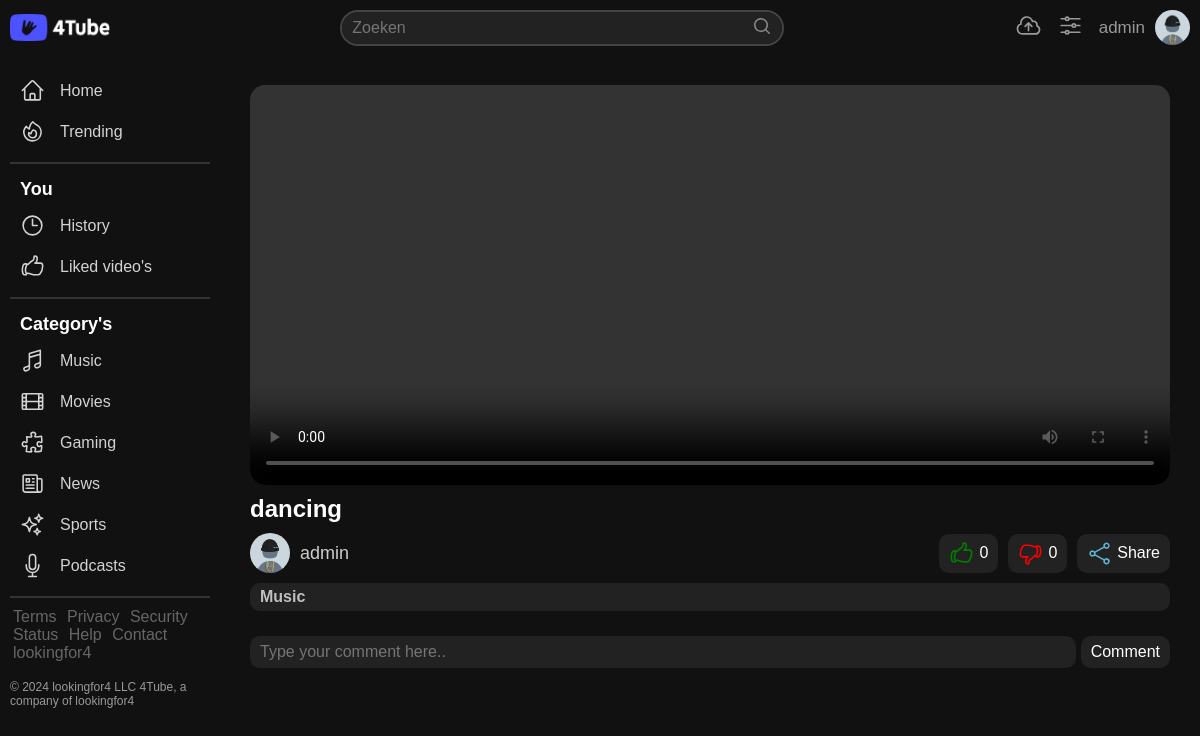
Screenshot of /video?v=2 (signed in) with the database file from the repository.
### tables this page shows
CREATE TABLE `users` (
    userId int UNSIGNED AUTO_INCREMENT PRIMARY KEY,
    username varchar(25),
    description varchar(500),
    password varchar(255),
    profilePic varchar(255),
    registrationDate DATE NOT NULL DEFAULT CURRENT_DATE
);

CREATE TABLE `videos` (
    videoId int AUTO_INCREMENT PRIMARY KEY,
    userId int UNSIGNED,
    FOREIGN KEY (userId) REFERENCES users(userId),
    title varchar(255),
    description varchar(2000),
    uploadDate varchar(200),
    videoUrl varchar(255)
);

### includes/connection.php (called while the page is built, shortened)
<?php
$host = '127.0.0.1';
$db = '4tube';
$user = 'root';
$charset = 'utf8mb4';
$dsn = "mysql:host=$host;dbname=$db;charset=$charset";
$pdo = new PDO($dsn, $user);
if (isset($_SESSION['loggedInUser'])) {
    $loggedInUserId = $_SESSION['loggedInUser'];
}
$usersQuery = "SELECT * FROM users WHERE userId = :id;";
$usersStmt = $pdo->prepare($usersQuery);
$usersStmt->bindParam(':id', $loggedInUserId, PDO::PARAM_INT);
try {
    $usersStmt->execute();
    $user = $usersStmt->fetch(PDO::FETCH_ASSOC);
} catch (PDOException $e) {
    error_log("Error: " . $e->getMessage());
    die();
}

### video.php (the view, shortened to what this page needs)
<?php
include_once("includes/connection.php");
?>
<!DOCTYPE html>
<html lang="en">
<head>
    <link rel="stylesheet" href="assets/styles/style.css">
</head>
<body>
    <?php
    include_once("includes/nav.php");
    include_once("includes/aside.php");
    ?>
    <main>
        <?php
        try {
            if (isset($_GET['v'])) {
                $video = $_GET['v'];
            }
            $Query = "SELECT v.*, u.username, u.profilePic,
                    SUM(CASE WHEN l.type = 1 THEN 1 ELSE 0 END) AS likes,
                    SUM(CASE WHEN l.type = 0 THEN 1 ELSE 0 END) AS dislikes
                    FROM videos v
                    JOIN users u ON v.userId = u.userId
                    LEFT JOIN likes l ON v.videoId = l.videoId
                    WHERE v.videoId = :video
                    GROUP BY v.videoId;";
            $Stmt = $pdo->prepare($Query);
            $Stmt->bindParam(':video', $video, PDO::PARAM_STR);
            $Stmt->execute();
            $videoData = $Stmt->fetchAll(PDO::FETCH_ASSOC);
            foreach ($videoData as $video) { ?>
                <div class="video-container">
                    <video src='<?= "usercontent/" . htmlspecialchars($video['videoUrl']) ?>' controls></video>
                    <h2><?= htmlspecialchars($video['title']) ?></h2>
                    <div class="video-info">
                        <a href="profile?p=<?= htmlspecialchars($video['username']) ?>" class="video-profile">
                            <img src="<?= htmlspecialchars($video['profilePic']) ?>">
                            <p><?= htmlspecialchars($video['username']) ?></p>
                        </a>
                        <form method="post" class="likes">
                            <button name="like"><?= $video['likes'] ?></button>
                            <button name="dislike"><?= $video['dislikes'] ?></button>
                            <button onclick="share()">Share</button>
                        </form>
                    </div>
                    <div class="description">
                        <h4><?= nl2br(htmlspecialchars($video['description'])) ?></h4>
                    </div>
                    <div class="comments">
                        <?php if (isset($_SESSION['loggedInUser'])) { ?>
                            <form method="post">
                                <input placeholder="Type your comment here.." name="comment" required>
                                <button type="submit">Comment</button>
                            </form>
                        <?php }
                        ?>
                    </div>
                </div>
        <?php }
        } catch (\Throwable $th) {
            echo "Video not found";
            error_log("Error: " . $th->getMessage());
        }
        ?>
    </main>
</body>
</html>

### includes/nav.php (shortened to what this page needs)
<nav>
    <a class="logo" href="index.php">
        <img src="assets/images/logo.png" alt="logo">
    </a>
    <form action="search.php" method="get">
        <input name="q" type="text" placeholder="Zoeken" required>
        <button type="submit"><svg xmlns="http://www.w3.org/2000/svg" viewBox="0 0 20 20" fill="currentColor" class="w-5 h-5">
                <path fill-rule="evenodd" d="M9 3.5a5.5 5.5 0 1 0 0 11 5.5 5.5 0 0 0 0-11ZM2 9a7 7 0 1 1 12.452 4.391l3.328 3.329a.75.75 0 1 1-1.06 1.06l-3.329-3.328A7 7 0 0 1 2 9Z" clip-rule="evenodd" />
            </svg></button>
    </form>
    <?php if (isset($_SESSION['loggedInUser'])) { ?>
        <div class="usersection">
            <a href="upload.php"></a>
            <a href="manage.php"></a>
            <div class="dropdown">
                <a class="profile-dropdown">
                    <p><?= htmlspecialchars($user['username']) ?></p>
                    <img src="<?= htmlspecialchars($user['profilePic']) ?>" alt="pfp">
                </a>
            </div>
        </div>
    <?php } ?>
</nav>

### assets/styles/style.css (style rules this page uses)
* { margin: 0; padding: 0; outline: 0; box-sizing: border-box; }
body { font-family: sans-serif; background-color: #111; color: white; }
a { text-decoration: none; color: #999; transition: all .3s; }
p { color: #999; }
input, textarea { resize: vertical; background-color: #222; color: white; padding: 5px 8px; font-size: 16px; border-radius: 10px; border: 2px solid #222; transition: all .2s; }
button { background-color: #222; color: white; padding: 5px 8px; font-size: 16px; border-radius: 10px; border: 2px solid #222; transition: all .2s; cursor: pointer; }
nav { display: flex; justify-content: space-between; padding: 10px; gap: 10px; width: 100%; background-color: #111; position: fixed; top: 0; z-index: 100; }
nav .logo img { width: 100px; height: 35px; object-fit: contain; }
nav form:nth-child(2) { display: flex; }
nav form:nth-child(2) input { background-color: #222; color: white; width: 400px; padding: 7px 10px; border: 0; font-size: 16px; border-radius: 20px 0 0 20px; }
nav form:nth-child(2) button { background-color: #222; padding: 0 10px; border: 0; border-radius: 0 20px 20px 0; cursor: pointer; }
nav form:nth-child(2) { height: fit-content; border: 2px solid #444; border-radius: 20px; }
nav form:nth-child(2) svg { color: #888; width: 20px; }
nav .profile-dropdown { cursor: pointer; display: flex; align-items: center; gap: 10px; color: #999; }
nav .profile-dropdown img { pointer-events: none; width: 35px; height: 35px; object-fit: cover; border-radius: 50%; }
nav .profile-dropdown p { color: #999; font-weight: 500; font-size: 17px; }
main { padding: 0 15px; margin-top: 70px; margin-left: 220px; }
.dropdown { position: relative; display: inline-block; }
.usersection { display: flex; gap: 15px; align-items: center; height: fit-content; }
.usersection>a svg { color: #999; width: 27px; transition: all .2s; }
.video-container { display: flex; flex-direction: column; padding: 15px; gap: 10px; width: 100%; min-height: calc(100vh - 90px); border-radius: 10px; }
.video-container video { border-radius: 15px; width: 100%; height: 400px; }
.video-container h4 { color: silver; }
.video-container .description { background-color: #222; padding: 5px 10px; border-radius: 10px; max-height: 84px; overflow-y: scroll; }
.video-container .video-info { display: flex; align-items: center; justify-content: space-between; width: 100%; }
.video-container .video-profile { display: flex; align-items: center; gap: 10px; width: fit-content; }
.video-container .video-profile p { color: rgb(206, 206, 206); font-size: 18px; }
.video-container .video-profile img { width: 40px; border-radius: 50%; pointer-events: none; }
.video-container .likes { display: flex; align-items: center; gap: 10px; }
.likes button { display: flex; align-items: center; gap: 5px; }
.likes button svg { width: 25px; }
.likes button:first-child svg { color: green; }
.likes button:nth-child(2) svg { color: red; }
.likes button:nth-child(4) svg { color: rgb(94, 181, 210); }
.comments form { padding: 15px 0; display: flex; gap: 5px; }
.comments form input { width: 100%; }

### rows the page displays
users: username "admin", profilePic (placeholder picture)
videos: title "dancing", userId.profilePic (placeholder picture), userId.username "admin", likes "0", dislikes "0", description "Music"
